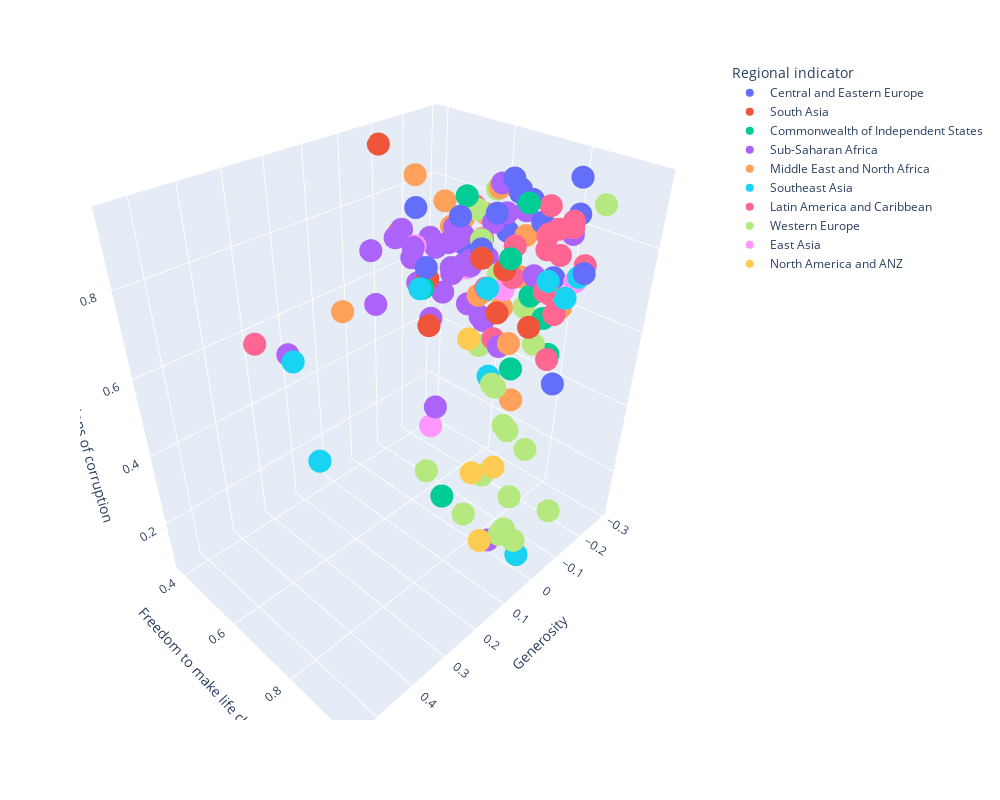

Notebook source saved alongside this figure:
### Code cell
fig = px.scatter_3d(gen_cor,x = "Generosity", y = "Freedom to make life choices" , z = "Perceptions of corruption",
                   color="Regional indicator",hover_name="Country name",height=800,width=1000)
fig.show()

### Figure 1 — Plotly figure (JSON) as saved in the notebook; plotly's stock layout.template omitted (floating-point values rounded to 4 significant figures)
{"data": [{"hovertemplate": "<b>%{hovertext}</b><br><br>Regional indicator=Central and Eastern Europe<br>Generosity=%{x}<br>Freedom to make life choices=%{y}<br>Perceptions of corruption=%{z}<extra></extra>", "hovertext": ["Croatia", "Romania", "Bulgaria", "Bosnia and Herzegovina", "Kosovo", "Slovakia", "North Macedonia", "Albania", "Hungary", "Czech Republic", "Serbia", "Lithuania", "Montenegro", "Slovenia", "Latvia", "Poland", "Estonia"], "legendgroup": "Central and Eastern Europe", "marker": {"color": "#636efa", "symbol": "circle"}, "mode": "markers", "name": "Central and Eastern Europe", "scene": "scene", "showlegend": true, "type": "scatter3d", "x": [-0.118, -0.219, -0.096, 0.113, 0.257, -0.124, 0.038, -0.03, -0.186, -0.208, 0.002, -0.203, -0.034, -0.101, -0.162, -0.165, -0.106], "y": [0.754, 0.845, 0.788, 0.706, 0.869, 0.766, 0.751, 0.785, 0.755, 0.858, 0.778, 0.773, 0.708, 0.949, 0.715, 0.841, 0.909], "z": [0.939, 0.938, 0.932, 0.931, 0.917, 0.911, 0.905, 0.901, 0.876, 0.868, 0.835, 0.826, 0.812, 0.806, 0.8, 0.735, 0.527]}, {"hovertemplate": "<b>%{hovertext}</b><br><br>Regional indicator=South Asia<br>Generosity=%{x}<br>Freedom to make life choices=%{y}<br>Perceptions of corruption=%{z}<extra></extra>", "hovertext": ["Afghanistan", "Sri Lanka", "Maldives", "Pakistan", "India", "Nepal", "Bangladesh"], "legendgroup": "South Asia", "marker": {"color": "#EF553B", "symbol": "circle"}, "mode": "markers", "name": "South Asia", "scene": "scene", "showlegend": true, "type": "scatter3d", "x": [-0.102, 0.079, 0.024, 0.098, 0.089, 0.152, -0.041], "y": [0.382, 0.841, 0.854, 0.726, 0.893, 0.782, 0.877], "z": [0.924, 0.863, 0.825, 0.787, 0.774, 0.727, 0.682]}, {"hovertemplate": "<b>%{hovertext}</b><br><br>Regional indicator=Commonwealth of Independent States<br>Generosity=%{x}<br>Freedom to make life choices=%{y}<br>Perceptions of corruption=%{z}<extra></extra>", "hovertext": ["Ukraine", "Moldova", "Kyrgyzstan", "Turkmenistan", "Russia", "Kazakhstan", "Georgia", "Armenia", "Belarus", "Tajikistan", "Uzbekistan", "Azerbaijan"], "legendgroup": "Commonwealth of Independent States", "marker": {"color": "#00cc96", "symbol": "circle"}, "mode": "markers", "name": "Commonwealth of Independent States", "scene": "scene", "showlegend": true, "type": "scatter3d", "x": [-0.011, -0.079, 0.119, 0.273, -0.111, -0.069, -0.238, -0.168, -0.18, -0.056, 0.311, -0.223], "y": [0.724, 0.822, 0.935, 0.877, 0.718, 0.853, 0.783, 0.825, 0.65, 0.832, 0.97, 0.814], "z": [0.924, 0.918, 0.908, 0.888, 0.845, 0.733, 0.655, 0.629, 0.627, 0.553, 0.515, 0.506]}, {"hovertemplate": "<b>%{hovertext}</b><br><br>Regional indicator=Sub-Saharan Africa<br>Generosity=%{x}<br>Freedom to make life choices=%{y}<br>Perceptions of corruption=%{z}<extra></extra>", "hovertext": ["Lesotho", "Nigeria", "Sierra Leone", "South Africa", "Uganda", "Liberia", "Cameroon", "Ghana", "Namibia", "Gabon", "Mali", "Kenya", "Zambia", "Zimbabwe", "Chad", "Madagascar", "Senegal", "Botswana", "Ivory Coast", "Mauritius", "Comoros", "Togo", "Guinea", "Ethiopia", "Burkina Faso", "Gambia", "Congo (Brazzaville)", "Mauritania", "Malawi", "Swaziland", "Niger", "Mozambique", "Benin", "Burundi", "Tanzania", "Rwanda"], "legendgroup": "Sub-Saharan Africa", "marker": {"color": "#ab63fa", "symbol": "circle"}, "mode": "markers", "name": "Sub-Saharan Africa", "scene": "scene", "showlegend": true, "type": "scatter3d", "x": [-0.131, 0.037, 0.084, -0.067, 0.122, 0.05, 0.026, 0.123, -0.149, -0.2, -0.036, 0.287, 0.061, -0.047, 0.041, -0.005, -0.046, -0.246, -0.016, -0.054, 0.082, 0.032, 0.095, 0.082, -0.009, 0.424, -0.068, -0.106, 0.038, -0.185, 0.018, 0.061, -0.034, -0.024, 0.183, 0.061], "y": [0.715, 0.737, 0.717, 0.749, 0.709, 0.735, 0.731, 0.807, 0.719, 0.731, 0.697, 0.779, 0.782, 0.677, 0.579, 0.552, 0.695, 0.824, 0.741, 0.867, 0.548, 0.619, 0.697, 0.752, 0.695, 0.697, 0.695, 0.561, 0.78, 0.647, 0.806, 0.882, 0.757, 0.626, 0.833, 0.897], "z": [0.915, 0.878, 0.866, 0.86, 0.855, 0.85, 0.848, 0.848, 0.847, 0.84, 0.827, 0.825, 0.823, 0.821, 0.807, 0.803, 0.801, 0.801, 0.794, 0.789, 0.781, 0.772, 0.766, 0.761, 0.748, 0.746, 0.745, 0.731, 0.729, 0.708, 0.693, 0.684, 0.661, 0.607, 0.577, 0.167]}, {"hovertemplate": "<b>%{hovertext}</b><br><br>Regional indicator=Middle East and North Africa<br>Generosity=%{x}<br>Freedom to make life choices=%{y}<br>Perceptions of corruption=%{z}<extra></extra>", "hovertext": ["Lebanon", "Iraq", "Tunisia", "Palestinian Territories", "Morocco", "Yemen", "Egypt", "Turkey", "Israel", "Algeria", "Kuwait", "Bahrain", "Iran", "Jordan", "Saudi Arabia", "Libya", "United Arab Emirates"], "legendgroup": "Middle East and North Africa", "marker": {"color": "#FFA15A", "symbol": "circle"}, "mode": "markers", "name": "Middle East and North Africa", "scene": "scene", "showlegend": true, "type": "scatter3d", "x": [-0.073, -0.053, -0.201, -0.163, -0.236, -0.147, -0.182, -0.139, 0.031, -0.067, -0.104, 0.089, 0.218, -0.167, -0.149, -0.087, 0.074], "y": [0.525, 0.63, 0.656, 0.653, 0.774, 0.602, 0.749, 0.576, 0.8, 0.48, 0.867, 0.925, 0.608, 0.755, 0.877, 0.771, 0.932], "z": [0.898, 0.875, 0.87, 0.821, 0.801, 0.8, 0.795, 0.776, 0.753, 0.752, 0.736, 0.722, 0.714, 0.705, 0.684, 0.667, 0.589]}, {"hovertemplate": "<b>%{hovertext}</b><br><br>Regional indicator=Southeast Asia<br>Generosity=%{x}<br>Freedom to make life choices=%{y}<br>Perceptions of corruption=%{z}<extra></extra>", "hovertext": ["Thailand", "Indonesia", "Cambodia", "Malaysia", "Vietnam", "Philippines", "Myanmar", "Laos", "Singapore"], "legendgroup": "Southeast Asia", "marker": {"color": "#19d3f3", "symbol": "circle"}, "mode": "markers", "name": "Southeast Asia", "scene": "scene", "showlegend": true, "type": "scatter3d", "x": [0.287, 0.542, 0.034, 0.125, -0.098, -0.097, 0.509, 0.123, -0.018], "y": [0.884, 0.873, 0.959, 0.895, 0.94, 0.917, 0.876, 0.91, 0.927], "z": [0.895, 0.867, 0.843, 0.839, 0.796, 0.742, 0.66, 0.658, 0.082]}, {"hovertemplate": "<b>%{hovertext}</b><br><br>Regional indicator=Latin America and Caribbean<br>Generosity=%{x}<br>Freedom to make life choices=%{y}<br>Perceptions of corruption=%{z}<extra></extra>", "hovertext": ["Peru", "Jamaica", "Paraguay", "Panama", "Ecuador", "Colombia", "Bolivia", "Argentina", "Chile", "Venezuela", "Costa Rica", "Honduras", "Mexico", "Guatemala", "Brazil", "Haiti", "Dominican Republic", "El Salvador", "Nicaragua", "Uruguay"], "legendgroup": "Latin America and Caribbean", "marker": {"color": "#FF6692", "symbol": "circle"}, "mode": "markers", "name": "Latin America and Caribbean", "scene": "scene", "showlegend": true, "type": "scatter3d", "x": [-0.154, -0.137, 0.028, -0.166, -0.124, -0.135, -0.077, -0.182, -0.044, -0.169, -0.126, 0.081, -0.147, -0.038, -0.071, 0.422, -0.133, -0.11, 0.02, -0.092], "y": [0.822, 0.89, 0.876, 0.872, 0.842, 0.837, 0.875, 0.828, 0.742, 0.615, 0.934, 0.857, 0.862, 0.906, 0.804, 0.593, 0.86, 0.888, 0.836, 0.896], "z": [0.891, 0.884, 0.882, 0.856, 0.843, 0.841, 0.839, 0.834, 0.83, 0.827, 0.809, 0.809, 0.799, 0.775, 0.756, 0.721, 0.714, 0.688, 0.664, 0.59]}, {"hovertemplate": "<b>%{hovertext}</b><br><br>Regional indicator=Western Europe<br>Generosity=%{x}<br>Freedom to make life choices=%{y}<br>Perceptions of corruption=%{z}<extra></extra>", "hovertext": ["Portugal", "Italy", "Cyprus", "Greece", "Spain", "Iceland", "Malta", "Belgium", "North Cyprus", "France", "Austria", "Germany", "United Kingdom", "Luxembourg", "Ireland", "Netherlands", "Switzerland", "Norway", "Sweden", "Finland", "Denmark"], "legendgroup": "Western Europe", "marker": {"color": "#B6E880", "symbol": "circle"}, "mode": "markers", "name": "Western Europe", "scene": "scene", "showlegend": true, "type": "scatter3d", "x": [-0.244, -0.084, -0.015, -0.288, -0.081, 0.16, 0.133, -0.153, 0.012, -0.147, 0.042, 0.011, 0.233, -0.034, 0.077, 0.175, 0.025, 0.093, 0.086, -0.098, 0.03], "y": [0.892, 0.693, 0.763, 0.582, 0.761, 0.955, 0.927, 0.783, 0.795, 0.822, 0.908, 0.875, 0.859, 0.907, 0.879, 0.913, 0.919, 0.96, 0.945, 0.949, 0.946], "z": [0.887, 0.866, 0.844, 0.823, 0.745, 0.673, 0.653, 0.646, 0.626, 0.571, 0.481, 0.46, 0.459, 0.386, 0.363, 0.338, 0.292, 0.27, 0.237, 0.186, 0.179]}, {"hovertemplate": "<b>%{hovertext}</b><br><br>Regional indicator=East Asia<br>Generosity=%{x}<br>Freedom to make life choices=%{y}<br>Perceptions of corruption=%{z}<extra></extra>", "hovertext": ["Mongolia", "China", "South Korea", "Taiwan Province of China", "Japan", "Hong Kong S.A.R. of China"], "legendgroup": "East Asia", "marker": {"color": "#FF97FF", "symbol": "circle"}, "mode": "markers", "name": "East Asia", "scene": "scene", "showlegend": true, "type": "scatter3d", "x": [0.116, -0.146, -0.083, -0.07, -0.258, 0.067], "y": [0.708, 0.904, 0.672, 0.784, 0.796, 0.717], "z": [0.856, 0.755, 0.727, 0.721, 0.638, 0.403]}, {"hovertemplate": "<b>%{hovertext}</b><br><br>Regional indicator=North America and ANZ<br>Generosity=%{x}<br>Freedom to make life choices=%{y}<br>Perceptions of corruption=%{z}<extra></extra>", "hovertext": ["United States", "Australia", "Canada", "New Zealand"], "legendgroup": "North America and ANZ", "marker": {"color": "#FECB52", "symbol": "circle"}, "mode": "markers", "name": "North America and ANZ", "scene": "scene", "showlegend": true, "type": "scatter3d", "x": [0.098, 0.159, 0.089, 0.134], "y": [0.837, 0.914, 0.915, 0.929], "z": [0.698, 0.442, 0.415, 0.242]}], "layout": {"height": 800, "legend": {"title": {"text": "Regional indicator"}, "tracegroupgap": 0}, "margin": {"t": 60}, "scene": {"domain": {"x": [0, 1], "y": [0, 1]}, "xaxis": {"title": {"text": "Generosity"}}, "yaxis": {"title": {"text": "Freedom to make life choices"}}, "zaxis": {"title": {"text": "Perceptions of corruption"}}}, "width": 1000}}
